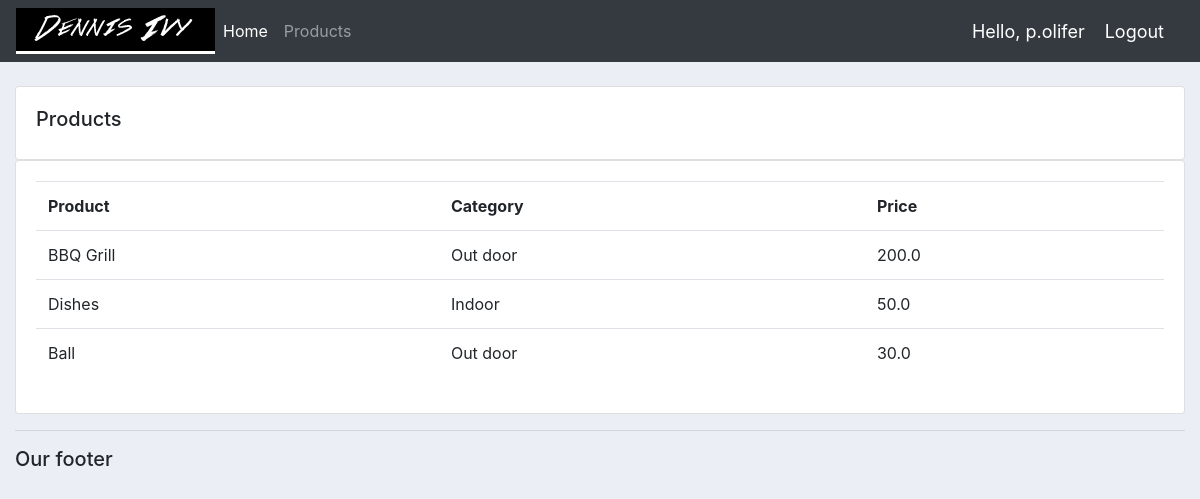
Screenshot of /products/ (signed in) with the database file from the repository.
### accounts/models.py (models this page shows, shortened)
class Product(models.Model):
    CATEGORY = (
        ('Indoor', 'Indoor'),
        ('Out door', 'Out door')
    )
    name = models.CharField(max_length=200, null=True)
    price = models.FloatField(null=True)
    category = models.CharField(max_length=200, null=True, choices=CATEGORY)
    description = models.CharField(max_length=200, null=True, blank=True)
    date_created = models.DateTimeField(auto_now_add=True, null=True)
    tags = models.ManyToManyField(Tag)

### accounts/decorators.py (the view)
        def wrapper_func(request, *args, **kwargs):
            group = None
            if request.user.groups.exists():
                group = request.user.groups.all()[0].name
            if group in allowed_roles:
                return view_func(request, *args, **kwargs)
            else:
                return HttpResponse('You are not authorized to view this page')

### accounts/views.py (called while the page is built)
@login_required(login_url='login')
@allowed_users(allowed_roles=['admin'])
def products(request):
    products = Product.objects.all()
    return render(request, 'accounts/products.html', {'products': products})

### templates/accounts/products.html
{% extends 'accounts/main.html' %}
{% block content %}
<br>
<div class="row">
	<div class="col-md">
		<div class="card card-body">
			<h5>Products</h5>
		</div>
		<div class="card card-body">
			<table class="table">
				<tr>
					<th>Product</th>
					<th>Category</th>
					<th>Price</th>
				</tr>
				{% for i in products %}
					<tr>
						<td>{{ i.name }}</td>
						<td>{{ i.category }}</td>
						<td>{{ i.price }}</td>
					</tr>
				{% endfor %}
            </table>
        </div>
    </div>
</div>
{% endblock %}

### templates/accounts/navbar.html (shortened to what this page needs)
{% load static %}
<nav class="navbar navbar-expand-lg navbar-dark bg-dark">
  <img src="{% static 'images/logo.png' %}">
  <div class="collapse navbar-collapse" id="navbarNav">
    <ul class="navbar-nav">
      {% if request.user.is_staff %}
        <li class="nav-item active">
          <a class="nav-link" href="{% url 'home' %}">Home</a>
        </li>
        <li class="nav-item">
          <a class="nav-link" href="{% url 'products' %}">Products</a>
        </li>
      {% else %}
        <li class="nav-item">
          <a class="nav-link" href="{% url 'account' %}">Settings</a>
        </li>
      {% endif %}
    </ul>
  </div>
  <span class="hello-msg">Hello, {{ request.user }}</span>
  <span><a class="hello-msg" href="{% url 'logout' %}">Logout</a></span>
</nav>

### static/css/main.css (style rules this page uses)
body { background-color: #ebeff5; }

### templates/accounts/navbar.html (style rules this page uses)
.hello-msg { font-size: 18px; color: #fff; margin-right: 20px; }

### rows the page displays
Product: name "BBQ Grill", category "Out door", price "200.0"
Product: name "Dishes", category "Indoor", price "50.0"
Product: name "Ball", category "Out door", price "30.0"

### other values shown
{{ request.user }} "p.olifer"
